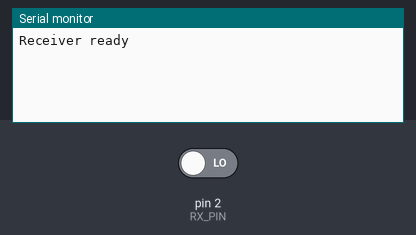
The sketch below on a simulated Arduino Uno, built with avr-gcc and run on an emulated ATmega328P. On the bench: the last lines printed to the serial monitor. The inputs (shaded band) are chosen by the test bench; at power-on: pin 2 (RX_PIN) LOW.

Above: at 1.2 s.
1.3 s: pin 2 (RX_PIN) driven HIGH
At 2.4 s:
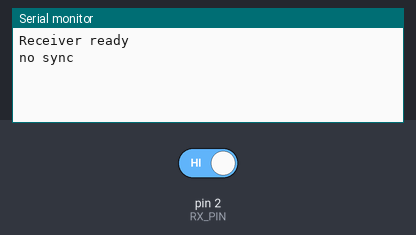
At 5.9 s:
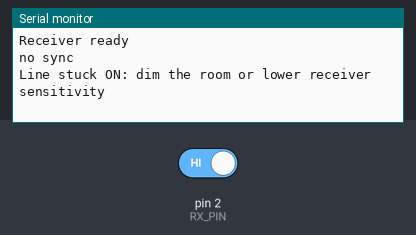

The sketch:

lifi_rx.ino
```cpp
// Li-Fi receiver (Arduino #2)
// Reads the comparator output (through a divider) on RX_PIN and decodes
// Manchester frames: preamble 0xAA | sync 0x7E | data byte | even-parity bit.
// Prints decoded characters to the Serial Monitor (9600 baud).

const int  RX_PIN = 2;
const bool INVERT = false;                   // set true if the line is HIGH when the TX LED is OFF
const unsigned long BIT_US    = 200000;      // 200 ms per bit: slow enough for an LDR. Must match TX.
const unsigned long HALF_US   = BIT_US / 2;
const unsigned long WINDOW_US = BIT_US / 4;  // tolerance around the expected mid-bit edge
const unsigned long IDLE_US   = 2 * BIT_US;  // the line must stay dark this long before a frame can start

bool level;                                  // last known line level
unsigned long tNext;                         // expected time of the next mid-bit edge

inline bool lit() { return (digitalRead(RX_PIN) == HIGH) != INVERT; }

bool parityBit(uint8_t v) {
  bool p = false;
  for (int i = 0; i < 8; i++) p ^= (v >> i) & 1;
  return p;
}

// Returns 1 or 0, or -1 if the mid-bit edge never arrived.
// Every bit has a mid-bit edge: falling = 1, rising = 0. Edges at bit boundaries are ignored.
// Each mid-bit edge re-synchronises the clock, so small clock differences between the boards cancel out.
int readBit() {
  while (true) {
    unsigned long now = micros();
    bool cur = lit();
    if (cur != level) {
      long dt = (long)(now - tNext);
      level = cur;
      if (dt >= -(long)WINDOW_US && dt <= (long)WINDOW_US) {
        tNext = now + BIT_US;
        return cur ? 0 : 1;
      }
    } else if ((long)(now - tNext) > (long)WINDOW_US) {
      return -1;
    }
  }
}

void waitForStart() {
  // 1) Wait for a long dark gap. Inside a frame the line is never dark for more than one bit period,
  //    so this means a receiver that starts mid-frame simply waits for the next frame.
  unsigned long darkSince = micros();
  unsigned long litSince = millis();
  unsigned long lastWarn = 0;
  while ((micros() - darkSince) < IDLE_US) {
    if (lit()) {
      darkSince = micros();
      if (millis() - litSince > 3000 && millis() - lastWarn > 3000) {
        Serial.println("Line stuck ON: dim the room or lower receiver sensitivity");
        lastWarn = millis();
      }
    } else {
      litSince = millis();
    }
  }
  // 2) The first rising edge after the gap is the start of the preamble
  while (!lit()) { }
  level = true;
  tNext = micros() + HALF_US;                // first mid-bit edge expected half a bit later
}

void setup() {
  pinMode(RX_PIN, INPUT);
  Serial.begin(9600);
  Serial.println("Receiver ready");
}

void loop() {
  waitForStart();

  // 1) Decode bits until the last 8 equal the sync byte
  uint8_t window = 0;
  bool synced = false;
  for (int i = 0; i < 24 && !synced; i++) {
    int b = readBit();
    if (b < 0) break;
    window = (window << 1) | b;
    if (i >= 7 && window == 0x7E) synced = true;
  }
  if (!synced) { Serial.println("no sync"); return; }

  // 2) Data byte (MSB first), then parity
  uint8_t data = 0;
  for (int i = 0; i < 8; i++) {
    int b = readBit();
    if (b < 0) { Serial.println("frame error"); return; }
    data = (data << 1) | b;
  }
  int p = readBit();
  if (p < 0) { Serial.println("frame error"); return; }
  if (p != (int)parityBit(data)) { Serial.println("parity error"); return; }

  Serial.print("Received: ");
  Serial.println((char)data);
}
```

Measured:
- after the input at 1.3 s, the serial monitor: prints a new line after 0.15 s (image 1)
